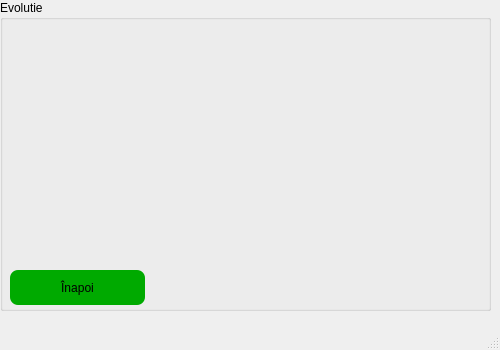
<?xml version="1.0" encoding="UTF-8"?>
<ui version="4.0">
 <class>MainWindow</class>
 <widget class="QMainWindow" name="MainWindow">
  <property name="geometry">
   <rect>
    <x>0</x>
    <y>0</y>
    <width>500</width>
    <height>350</height>
   </rect>
  </property>
  <property name="windowTitle">
   <string>MainWindow</string>
  </property>
  <widget class="QWidget" name="centralwidget">
   <widget class="QStackedWidget" name="stackedWidget">
    <property name="geometry">
     <rect>
      <x>0</x>
      <y>0</y>
      <width>500</width>
      <height>350</height>
     </rect>
    </property>
    <property name="styleSheet">
     <string notr="true">#page
{background-image: url(:/img/1.jpeg);}

#page_2
{	
background-image: url(:/img/12.jpeg);}

#page_3
{	
background-image: url(:/img/12.jpeg);}
#page_4
{	
background-image: url(:/img/12.jpeg);}
#page_5
{background-image: url(:/img/12.jpeg);}


#page_6
{	
background-image: url(:/img/12.jpeg);}

#page_7
{	
background-image: url(:/img/12.jpeg);}
#page_8
{	
background-image: url(:/img/12.jpeg);}</string>
    </property>
    <property name="currentIndex">
     <number>7</number>
    </property>
    <widget class="QWidget" name="page">
     <widget class="QPushButton" name="pushButton_inregistrare">
      <property name="geometry">
       <rect>
        <x>180</x>
        <y>160</y>
        <width>135</width>
        <height>35</height>
       </rect>
      </property>
      <property name="styleSheet">
       <string notr="true">#pushButton_inregistrare{
	font: 12pt &quot;Times New Roman&quot;;
		background-color: rgb(0, 170, 0);
 border-radius:8px;
}
#pushButton_inregistrare:hover{
	font: 12pt &quot;Times New Roman&quot;;

background-color:  rgb(179, 255, 0);
border-radius:5px;

}</string>
      </property>
      <property name="text">
       <string>Autentificare</string>
      </property>
     </widget>
     <widget class="QPushButton" name="pushButton_autentificare">
      <property name="geometry">
       <rect>
        <x>180</x>
        <y>210</y>
        <width>135</width>
        <height>35</height>
       </rect>
      </property>
      <property name="styleSheet">
       <string notr="true">#pushButton_autentificare{
	font: 12pt &quot;Times New Roman&quot;;
	background-color: rgb(0, 170, 0);
 border-radius:8px;
}
#pushButton_autentificare:hover{
	font: 12pt &quot;Times New Roman&quot;;
	
background-color: rgb(179, 255, 0);
border-radius:5px;

}</string>
      </property>
      <property name="text">
       <string>Înregistrare</string>
      </property>
     </widget>
    </widget>
    <widget class="QWidget" name="page_2">
     <widget class="QGroupBox" name="groupBox">
      <property name="geometry">
       <rect>
        <x>0</x>
        <y>0</y>
        <width>491</width>
        <height>311</height>
       </rect>
      </property>
      <property name="styleSheet">
       <string notr="true">font: 12pt &quot;Times New Roman&quot;;
</string>
      </property>
      <property name="title">
       <string>Conectare</string>
      </property>
      <widget class="QLabel" name="label_nume_utilizator">
       <property name="geometry">
        <rect>
         <x>20</x>
         <y>70</y>
         <width>91</width>
         <height>16</height>
        </rect>
       </property>
       <property name="styleSheet">
        <string notr="true">font: 12pt &quot;Times New Roman&quot;;</string>
       </property>
       <property name="text">
        <string>Nume utilizator</string>
       </property>
      </widget>
      <widget class="QLabel" name="label_parila">
       <property name="geometry">
        <rect>
         <x>20</x>
         <y>120</y>
         <width>71</width>
         <height>31</height>
        </rect>
       </property>
       <property name="styleSheet">
        <string notr="true">font: 12pt &quot;Times New Roman&quot;;</string>
       </property>
       <property name="text">
        <string>Parolă</string>
       </property>
      </widget>
      <widget class="QLineEdit" name="lineEdit_nume_utilizator">
       <property name="geometry">
        <rect>
         <x>130</x>
         <y>120</y>
         <width>135</width>
         <height>35</height>
        </rect>
       </property>
      </widget>
      <widget class="QLineEdit" name="lineEdit_parola">
       <property name="geometry">
        <rect>
         <x>130</x>
         <y>60</y>
         <width>135</width>
         <height>35</height>
        </rect>
       </property>
       <property name="echoMode">
        <enum>QLineEdit::Password</enum>
       </property>
      </widget>
      <widget class="QPushButton" name="pushButton_conectare">
       <property name="geometry">
        <rect>
         <x>340</x>
         <y>250</y>
         <width>135</width>
         <height>35</height>
        </rect>
       </property>
       <property name="styleSheet">
        <string notr="true">#pushButton_conectare{
	font: 12pt &quot;Times New Roman&quot;;
		background-color: rgb(0, 170, 0);
 border-radius:8px;
}
#pushButton_conectare:hover{
	font: 12pt &quot;Times New Roman&quot;;

background-color: rgb(179, 255, 0);
border-radius:5px;

}</string>
       </property>
       <property name="text">
        <string>Conectare</string>
       </property>
      </widget>
      <widget class="QPushButton" name="pushButton_inapoi">
       <property name="geometry">
        <rect>
         <x>20</x>
         <y>250</y>
         <width>135</width>
         <height>35</height>
        </rect>
       </property>
       <property name="styleSheet">
        <string notr="true">#pushButton_inapoi{
	font: 12pt &quot;Times New Roman&quot;;
		background-color: rgb(0, 170, 0);
	
 border-radius:8px;
}
#pushButton_inapoi:hover{
	font: 12pt &quot;Times New Roman&quot;;

background-color: rgb(179, 255, 0);
border-radius:5px;

}</string>
       </property>
       <property name="text">
        <string>Înapoi</string>
       </property>
      </widget>
     </widget>
    </widget>
    <widget class="QWidget" name="page_3">
     <widget class="QGroupBox" name="groupBox_2">
      <property name="geometry">
       <rect>
        <x>0</x>
        <y>0</y>
        <width>501</width>
        <height>321</height>
       </rect>
      </property>
      <property name="styleSheet">
       <string notr="true">font: 12pt &quot;Times New Roman&quot;;</string>
      </property>
      <property name="title">
       <string>Autentificare</string>
      </property>
      <widget class="QLabel" name="label_nume">
       <property name="geometry">
        <rect>
         <x>10</x>
         <y>30</y>
         <width>37</width>
         <height>12</height>
        </rect>
       </property>
       <property name="text">
        <string>Nume</string>
       </property>
      </widget>
      <widget class="QLabel" name="label_prenume">
       <property name="geometry">
        <rect>
         <x>10</x>
         <y>60</y>
         <width>37</width>
         <height>12</height>
        </rect>
       </property>
       <property name="text">
        <string>Prenume</string>
       </property>
      </widget>
      <widget class="QLabel" name="label_adresa_de_mail">
       <property name="geometry">
        <rect>
         <x>10</x>
         <y>90</y>
         <width>81</width>
         <height>16</height>
        </rect>
       </property>
       <property name="text">
        <string>Adresa de mail</string>
       </property>
      </widget>
      <widget class="QLabel" name="label_varsta">
       <property name="geometry">
        <rect>
         <x>10</x>
         <y>130</y>
         <width>37</width>
         <height>12</height>
        </rect>
       </property>
       <property name="text">
        <string>Vârstă</string>
       </property>
      </widget>
      <widget class="QLabel" name="label_inaltime">
       <property name="geometry">
        <rect>
         <x>10</x>
         <y>160</y>
         <width>51</width>
         <height>16</height>
        </rect>
       </property>
       <property name="text">
        <string>Înălțime</string>
       </property>
      </widget>
      <widget class="QLabel" name="label_greutate">
       <property name="geometry">
        <rect>
         <x>10</x>
         <y>190</y>
         <width>71</width>
         <height>16</height>
        </rect>
       </property>
       <property name="text">
        <string>Greutate</string>
       </property>
      </widget>
      <widget class="QLineEdit" name="lineEdit_nume">
       <property name="geometry">
        <rect>
         <x>90</x>
         <y>30</y>
         <width>113</width>
         <height>20</height>
        </rect>
       </property>
      </widget>
      <widget class="QLineEdit" name="lineEdit_prenume">
       <property name="geometry">
        <rect>
         <x>90</x>
         <y>60</y>
         <width>113</width>
         <height>20</height>
        </rect>
       </property>
      </widget>
      <widget class="QLineEdit" name="lineEdit_adres_de_mail">
       <property name="geometry">
        <rect>
         <x>90</x>
         <y>90</y>
         <width>113</width>
         <height>20</height>
        </rect>
       </property>
      </widget>
      <widget class="QSpinBox" name="spinBox_varsta">
       <property name="geometry">
        <rect>
         <x>90</x>
         <y>120</y>
         <width>42</width>
         <height>22</height>
        </rect>
       </property>
      </widget>
      <widget class="QSpinBox" name="spinBox_inaltime">
       <property name="geometry">
        <rect>
         <x>90</x>
         <y>150</y>
         <width>42</width>
         <height>22</height>
        </rect>
       </property>
      </widget>
      <widget class="QSpinBox" name="spinBox_greutate">
       <property name="geometry">
        <rect>
         <x>90</x>
         <y>180</y>
         <width>42</width>
         <height>22</height>
        </rect>
       </property>
      </widget>
      <widget class="QPushButton" name="pushButton_inregistrare_2">
       <property name="geometry">
        <rect>
         <x>220</x>
         <y>290</y>
         <width>120</width>
         <height>20</height>
        </rect>
       </property>
       <property name="styleSheet">
        <string notr="true">#pushButton_inregistrare_2{
	font: 12pt &quot;Times New Roman&quot;;
	background-color: rgb(0, 170, 0);
 border-radius:8px;
}
#pushButton_inregistrare_2:hover{
	font: 12pt &quot;Times New Roman&quot;;

	background-color: rgb(179, 255, 0);
border-radius:5px;

}</string>
       </property>
       <property name="text">
        <string>Înregistrare</string>
       </property>
      </widget>
      <widget class="QLabel" name="label_nume_utilizato">
       <property name="geometry">
        <rect>
         <x>10</x>
         <y>220</y>
         <width>91</width>
         <height>16</height>
        </rect>
       </property>
       <property name="text">
        <string>Nume utilizator</string>
       </property>
      </widget>
      <widget class="QLabel" name="label_parola">
       <property name="geometry">
        <rect>
         <x>10</x>
         <y>260</y>
         <width>37</width>
         <height>12</height>
        </rect>
       </property>
       <property name="text">
        <string>Parolă</string>
       </property>
      </widget>
      <widget class="QLineEdit" name="lineEdit_nume_utiliazator">
       <property name="geometry">
        <rect>
         <x>100</x>
         <y>220</y>
         <width>113</width>
         <height>20</height>
        </rect>
       </property>
      </widget>
      <widget class="QLineEdit" name="lineEdit_parola_2">
       <property name="geometry">
        <rect>
         <x>100</x>
         <y>250</y>
         <width>113</width>
         <height>20</height>
        </rect>
       </property>
       <property name="echoMode">
        <enum>QLineEdit::Password</enum>
       </property>
      </widget>
      <widget class="QPushButton" name="pushButton_inapoi_2">
       <property name="geometry">
        <rect>
         <x>20</x>
         <y>290</y>
         <width>120</width>
         <height>20</height>
        </rect>
       </property>
       <property name="styleSheet">
        <string notr="true">#pushButton_inapoi_2{
	font: 12pt &quot;Times New Roman&quot;;
	background-color: rgb(0, 170, 0);
 border-radius:8px;
}
#pushButton_inapoi_2:hover{
	font: 12pt &quot;Times New Roman&quot;;
	background-color: rgb(179, 255, 0);
border-radius:5px;

}</string>
       </property>
       <property name="text">
        <string>Înapoi</string>
       </property>
      </widget>
     </widget>
    </widget>
    <widget class="QWidget" name="page_4">
     <widget class="QGroupBox" name="groupBox_3">
      <property name="geometry">
       <rect>
        <x>0</x>
        <y>0</y>
        <width>501</width>
        <height>331</height>
       </rect>
      </property>
      <property name="styleSheet">
       <string notr="true">font: 12pt &quot;Times New Roman&quot;;</string>
      </property>
      <property name="title">
       <string>Meniu</string>
      </property>
      <widget class="QPushButton" name="pushButton_actualizare_date">
       <property name="geometry">
        <rect>
         <x>190</x>
         <y>110</y>
         <width>135</width>
         <height>35</height>
        </rect>
       </property>
       <property name="styleSheet">
        <string notr="true">#pushButton_actualizare_date{
	
	background-color: rgb(0, 170, 0);
 border-radius:8px;
}
#pushButton_actualizare_date:hover{
	
	background-color: rgb(179, 255, 0);
border-radius:5px;

}</string>
       </property>
       <property name="text">
        <string>Actualizare date</string>
       </property>
      </widget>
      <widget class="QPushButton" name="pushButton_vizualizare_evolutie">
       <property name="geometry">
        <rect>
         <x>190</x>
         <y>160</y>
         <width>135</width>
         <height>35</height>
        </rect>
       </property>
       <property name="styleSheet">
        <string notr="true">#pushButton_vizualizare_evolutie{
	
	background-color: rgb(0, 170, 0);
 border-radius:8px;
}
#pushButton_vizualizare_evolutie:hover{
	
	background-color: rgb(179, 255, 0);
border-radius:5px;

}</string>
       </property>
       <property name="text">
        <string>Vizualizare evoluție</string>
       </property>
      </widget>
      <widget class="QPushButton" name="pushButton_antrenamente">
       <property name="geometry">
        <rect>
         <x>190</x>
         <y>60</y>
         <width>135</width>
         <height>35</height>
        </rect>
       </property>
       <property name="styleSheet">
        <string notr="true">#pushButton_antrenamente{
	
	background-color: rgb(0, 170, 0);
 border-radius:8px;
}
#pushButton_antrenamente:hover{
	
	background-color: rgb(179, 255, 0);
border-radius:5px;

}</string>
       </property>
       <property name="text">
        <string>Antrenamente</string>
       </property>
      </widget>
      <widget class="QPushButton" name="pushButton_prieteni">
       <property name="geometry">
        <rect>
         <x>190</x>
         <y>210</y>
         <width>135</width>
         <height>35</height>
        </rect>
       </property>
       <property name="styleSheet">
        <string notr="true">#pushButton_prieteni{
	
	background-color: rgb(0, 170, 0);
 border-radius:8px;
}
#pushButton_prieteni:hover{
	
	background-color: rgb(179, 255, 0);
border-radius:5px;

}</string>
       </property>
       <property name="text">
        <string>Prieteni</string>
       </property>
      </widget>
      <widget class="QPushButton" name="pushButton_inapoi_3">
       <property name="geometry">
        <rect>
         <x>10</x>
         <y>270</y>
         <width>135</width>
         <height>35</height>
        </rect>
       </property>
       <property name="styleSheet">
        <string notr="true">#pushButton_inapoi_3{
	
	background-color: rgb(0, 170, 0);
	
 border-radius:8px;
}
#pushButton_inapoi_3:hover{
	background-color: rgb(179, 255, 0);
border-radius:5px;

}</string>
       </property>
       <property name="text">
        <string>Înapoi</string>
       </property>
      </widget>
     </widget>
    </widget>
    <widget class="QWidget" name="page_5">
     <widget class="QGroupBox" name="groupBox_4">
      <property name="geometry">
       <rect>
        <x>0</x>
        <y>0</y>
        <width>501</width>
        <height>311</height>
       </rect>
      </property>
      <property name="styleSheet">
       <string notr="true">font: 12pt &quot;Times New Roman&quot;;</string>
      </property>
      <property name="title">
       <string>Prieteni</string>
      </property>
      <widget class="QPushButton" name="pushButton_cereri">
       <property name="geometry">
        <rect>
         <x>10</x>
         <y>40</y>
         <width>135</width>
         <height>35</height>
        </rect>
       </property>
       <property name="styleSheet">
        <string notr="true">#pushButton_cereri{
	
	background-color: rgb(0, 170, 0);
 border-radius:8px;
}
#pushButton_cereri:hover{
	
	background-color: rgb(179, 255, 0);
border-radius:5px;

}</string>
       </property>
       <property name="text">
        <string>Cereri de prietenie</string>
       </property>
      </widget>
      <widget class="QPushButton" name="pushButton_inapoi_4">
       <property name="geometry">
        <rect>
         <x>10</x>
         <y>270</y>
         <width>135</width>
         <height>35</height>
        </rect>
       </property>
       <property name="styleSheet">
        <string notr="true">#pushButton_inapoi_4{
	
	background-color: rgb(0, 170, 0);
 border-radius:8px;
}
#pushButton_inapoi_4:hover{
	
	background-color: rgb(179, 255, 0);
border-radius:5px;

}</string>
       </property>
       <property name="text">
        <string>Înapoi</string>
       </property>
      </widget>
     </widget>
    </widget>
    <widget class="QWidget" name="page_6">
     <widget class="QGroupBox" name="groupBox_5">
      <property name="geometry">
       <rect>
        <x>0</x>
        <y>0</y>
        <width>501</width>
        <height>311</height>
       </rect>
      </property>
      <property name="styleSheet">
       <string notr="true">font: 12pt &quot;Times New Roman&quot;;</string>
      </property>
      <property name="title">
       <string>Actualizare date</string>
      </property>
      <widget class="QLabel" name="label_grutate">
       <property name="geometry">
        <rect>
         <x>30</x>
         <y>90</y>
         <width>81</width>
         <height>16</height>
        </rect>
       </property>
       <property name="text">
        <string>Greutate</string>
       </property>
      </widget>
      <widget class="QLabel" name="label_data">
       <property name="geometry">
        <rect>
         <x>30</x>
         <y>140</y>
         <width>61</width>
         <height>16</height>
        </rect>
       </property>
       <property name="text">
        <string>Data</string>
       </property>
      </widget>
      <widget class="QDateEdit" name="dateEdit_data">
       <property name="geometry">
        <rect>
         <x>110</x>
         <y>140</y>
         <width>110</width>
         <height>22</height>
        </rect>
       </property>
      </widget>
      <widget class="QSpinBox" name="spinBox_greutate_2">
       <property name="geometry">
        <rect>
         <x>110</x>
         <y>90</y>
         <width>42</width>
         <height>22</height>
        </rect>
       </property>
      </widget>
      <widget class="QPushButton" name="pushButton_salveaza">
       <property name="geometry">
        <rect>
         <x>300</x>
         <y>260</y>
         <width>135</width>
         <height>35</height>
        </rect>
       </property>
       <property name="styleSheet">
        <string notr="true">#pushButton_salveaza{
	
	background-color: rgb(0, 170, 0);
 border-radius:8px;
}
#pushButton_salveaza:hover{
	
	background-color: rgb(179, 255, 0);
border-radius:5px;

}</string>
       </property>
       <property name="text">
        <string>Salvează</string>
       </property>
      </widget>
      <widget class="QPushButton" name="pushButton_inapoi_5">
       <property name="geometry">
        <rect>
         <x>40</x>
         <y>260</y>
         <width>135</width>
         <height>35</height>
        </rect>
       </property>
       <property name="styleSheet">
        <string notr="true">#pushButton_inapoi_5{
	
	background-color: rgb(0, 170, 0);
 border-radius:8px;
}
#pushButton_inapoi_5:hover{
	
	background-color: rgb(179, 255, 0);
border-radius:5px;

}</string>
       </property>
       <property name="text">
        <string>Înapoi</string>
       </property>
      </widget>
     </widget>
    </widget>
    <widget class="QWidget" name="page_7">
     <widget class="QGroupBox" name="groupBox_6">
      <property name="geometry">
       <rect>
        <x>0</x>
        <y>0</y>
        <width>491</width>
        <height>311</height>
       </rect>
      </property>
      <property name="styleSheet">
       <string notr="true">font: 12pt &quot;Times New Roman&quot;;
background-image: url(:/img/1.png);</string>
      </property>
      <property name="title">
       <string>Antrenamente</string>
      </property>
      <widget class="QPushButton" name="pushButton_inapoi_6">
       <property name="geometry">
        <rect>
         <x>10</x>
         <y>270</y>
         <width>135</width>
         <height>35</height>
        </rect>
       </property>
       <property name="styleSheet">
        <string notr="true">#pushButton_inapoi_6{
	
	background-color: rgb(0, 170, 0);
 border-radius:8px;
}
#pushButton_inapoi_6:hover{
	
	background-color: rgb(179, 255, 0);
border-radius:5px;

}</string>
       </property>
       <property name="text">
        <string>Înapoi</string>
       </property>
      </widget>
     </widget>
    </widget>
    <widget class="QWidget" name="page_8">
     <widget class="QGroupBox" name="groupBox_7">
      <property name="geometry">
       <rect>
        <x>0</x>
        <y>0</y>
        <width>491</width>
        <height>311</height>
       </rect>
      </property>
      <property name="styleSheet">
       <string notr="true">font: 12pt &quot;Times New Roman&quot;;</string>
      </property>
      <property name="title">
       <string>Evolutie</string>
      </property>
      <widget class="QPushButton" name="pushButton_inapoi_7">
       <property name="geometry">
        <rect>
         <x>10</x>
         <y>270</y>
         <width>135</width>
         <height>35</height>
        </rect>
       </property>
       <property name="styleSheet">
        <string notr="true">#pushButton_inapoi_7{
	
	background-color: rgb(0, 170, 0);
 border-radius:8px;
}
#pushButton_inapoi_7:hover{
	
	background-color: rgb(179, 255, 0);
border-radius:5px;

}</string>
       </property>
       <property name="text">
        <string>Înapoi</string>
       </property>
      </widget>
     </widget>
    </widget>
   </widget>
  </widget>
  <widget class="QMenuBar" name="menubar">
   <property name="geometry">
    <rect>
     <x>0</x>
     <y>0</y>
     <width>500</width>
     <height>17</height>
    </rect>
   </property>
  </widget>
  <widget class="QStatusBar" name="statusbar"/>
 </widget>
 <resources/>
 <connections/>
</ui>
